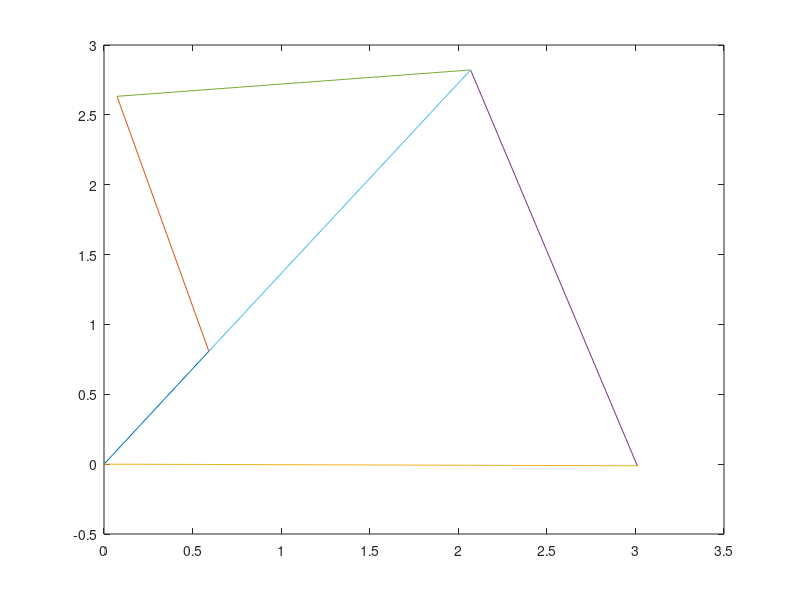

This chart was generated by the following MATLAB code:
% Analytical technique for path generation problem for three position with three prescribed timing

% Points through which a point on coupler will pass
p1=1+1i;%p1=input('Eneter first point through which a point on coupler point will pass=');
p2=-0.4+0.24i;%p2=input('Eneter second point through which a point on coupler point will pass=');
p3=0-1.3i;%p3=input('Eneter third point through which a point on coupler point will pass=');

% Lets find DYAD for second and third position with respect to first position
dyad2=p2-p1;
dyad3=p3-p1;
disp(dyad2);
disp(dyad3);

% Rotational angle of crank with respect to different position
thetal12=126;%theta12=input('Enter crank rotation angle in degrees when coupler moves from point P1 to point P2');
theta12=thetal12*pi/180; %%degree to radian angle
A=exp(theta12*1i)-1;
disp(A);

thetal13=252;%theta13=input('Enter crank rotation angle in degrees when coupler moves from point P1 to point P3');
theta13=thetal13*pi/180; %% degree to radian angle
B=exp(theta13*1i)-1;
disp(B);

% Assumed angle between the input and coupler link for different postion
alphal12=-6;%alphal12=input('Enter angle between input link and coupler link in degrees when coupler moves from point P1 to point P2');
alpha12=alphal12*pi/180; %%degree to radian angle 
C=exp(alpha12*1i)-1;
disp(C);

alphal13=37;%alphal13=input('Enter angle between input link and coupler link in degrees when coupler moves from point P1 to point P3');
alpha13=alphal13*pi/180; %% degree to radian angle
D=exp(alpha13*1i)-1;
disp(D);

% Assumed angle between the output and coupler link for different postion
fil12=33;%fil12=input('Enter angle between output link and coupler link in degrees when coupler moves from point P1 to point P2');
fi12=fil12*pi/180; %%degree to radian angle
E=exp(fi12*1i)-1;
disp(E);

fil13=37;%fil13=input('Enter angle between output link and coupler link in degrees when coupler moves from point P1 to point P3');
fi13=fil13*pi/180; %% degree to radian angle
F=exp(fi13*1i)-1;
disp(F);


% Lets find link length and its orientation with horizontal
z1=det([dyad2 C;dyad3 D])/det([A C;B D]);
disp(z1);
z2=det([A dyad2;B dyad3])/det([A C;B D]);
disp(z2);
z3=det([dyad2 C;dyad3 D])/det([E C;F D]);
disp(z3);
z4=det([E dyad2;F dyad3])/det([E C;F D]);
disp(z4);
z5=z2-z4;
disp(z5);
z6=z1+z5-z3;
disp(z6);

% Lets convert the link vectors into polar form
[theta1,r1]=cart2pol(real(z1),imag(z1));
disp([theta1,r1]);
[theta2,r2]=cart2pol(real(z2),imag(z2));
disp([theta2,r2]);
[theta3,r3]=cart2pol(real(z3),imag(z3));
disp([theta3,r3]);
[theta4,r4]=cart2pol(real(z4),imag(z4));
disp([theta4,r4]);
[theta5,r5]=cart2pol(real(z5),imag(z5));
disp([theta5,r5]);
[theta6,r6]=cart2pol(real(z6),imag(z6));
disp([theta6,r6]);

% Lets plot the mechanism
a0x=0;
a0y=0;
a1x=a0x+(r1*cos(theta1));
a1y=a0y+(r1*sin(theta1));
plot([a0x a1x],[a0y a1y])
hold on
p1x=a1x+(r2*cos(theta2));
p1y=a1y+(r2*sin(theta2));
plot([a1x p1x],[a1y p1y])
hold on
b0x=a0x+(r6*cos(theta6));
b0y=a0y+(r6*sin(theta6));
plot([a0x b0x],[a0y b0y])
hold on
b1x=b0x+(r3*cos(theta3));
b1y=b0y+(r3*sin(theta3));
plot([b0x b1x],[b0y b1y])
hold on
p1nx=b1x+(r4*cos(theta4));
p1ny=b1y+(r4*sin(theta4));
plot([b1x p1nx],[b1y p1ny])
hold on
b1nx=a1x+(r5*cos(theta5));
b1ny=a1y+(r5*sin(theta5));
plot([a1x b1nx],[a1y b1ny])
hold on